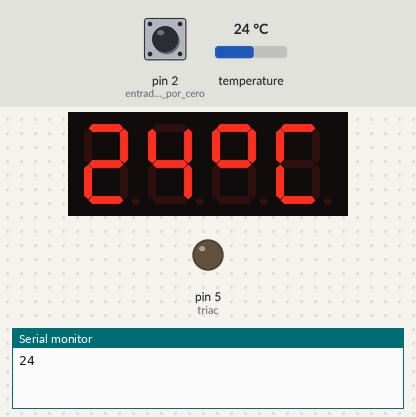
The sketch below on a simulated Arduino Uno, built with avr-gcc and run on an emulated ATmega328P. On the bench: 4-digit seven-segment display, output pins drawn as LEDs (lit = HIGH), the last lines printed to the serial monitor. Inputs (shaded band) come from the test bench; at power-on: temperature 24 °C, pin 2 (entrada_Cruce_por_cero) HIGH.

Above: at 2.3 s.
2.4 s: temperature set to 12 °C
At 3.4 s:
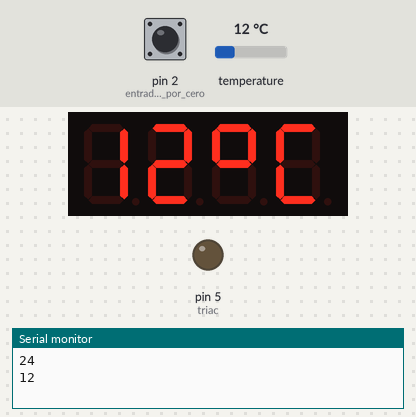
4.2 s: temperature set to 19 °C
At 5.9 s:
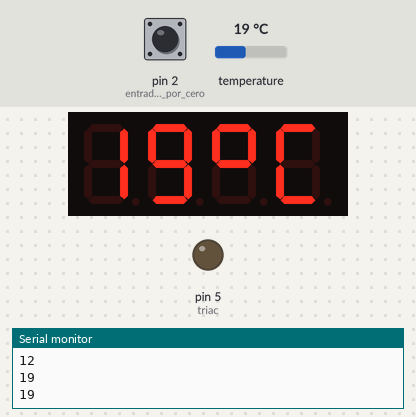
6.2 s: temperature set to 28 °C
At 7.7 s:
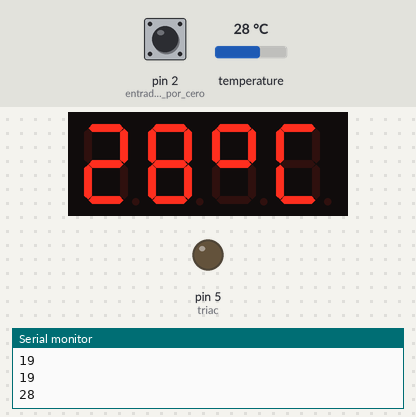
Timing chart, 0 to 9.2 s (numbered marks = the images above; inputs shaded):
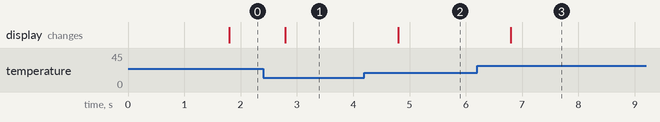

Measured:
- after the input at 2.4 s, the display: changes after 0.40 s (image 1)
- after the input at 4.2 s, the display: changes after 0.60 s (image 2)
- after the input at 6.2 s, the display: changes after 0.60 s (image 3)

The sketch:

fuzzy2.ino
```cpp
#include "TM1637Display.h"
#define triac 5
TM1637Display displayseg(8,9);
#include <OneWire.h>
#include <DallasTemperature.h>

int P;
int numero;
char aux;
String ang_min;
int angulo,ang_salida=100;
int enviado;
unsigned long Tiempo_previo = 0;
unsigned long Tiempo_actual = 0;
int Read_Delay = 1000;     // Periodo de muestreo en milisegundos
int Temperatura = 0;       // Celsius
OneWire oneWireObjeto(10);
DallasTemperature sensorDS18B20(&oneWireObjeto);

// display
const uint8_t celsius[] = {
  SEG_A | SEG_B | SEG_G | SEG_F, // cero volado
  SEG_A | SEG_F | SEG_E | SEG_D // C
};
void setup() {
  Serial.begin(115200);
  pinMode(2, INPUT); //entrada Cruce por cero
  digitalWrite(2, HIGH); // pull up
  pinMode(triac, OUTPUT); //salida controlar angulo o fase PWM
  Serial.setTimeout(50);
  displayseg.setBrightness(7,true);
  displayseg.clear();

}

void loop() {
   attachInterrupt(0, Fase, RISING); //interrupcion se llama la funcion
   Tiempo_actual = millis(); // Tiempo Actual
   if(Serial.available()>0)
    {
      enviado = Serial.parseInt();
      //ang_min= Serial.readString();
      //angulo= ang_min.toInt();
      ang_salida=map(enviado,0,180,0,100);
    }
   if(Tiempo_actual - Tiempo_previo >= Read_Delay){
       Tiempo_previo += Read_Delay;
       sensorDS18B20.requestTemperatures();
       Temperatura = sensorDS18B20.getTempCByIndex(0);     //Lectura del sensor LM35
       Serial.println(Temperatura);
       displayseg.showNumberDec(Temperatura,false,2,0);
       displayseg.setSegments(celsius, 2,2);
   }

}

void Fase()
{
  P= map(ang_salida,100,0,7600,10);//los valores del potenciometro interpolan en grados de 0 a 180 */
  delayMicroseconds(P); //para que el delay sea del orden 8000us cuando el POT sea 5v
  digitalWrite(triac, HIGH);
  delayMicroseconds(200);
  // retraso de 200 uSec en el pulso de salida para encender el triac
  digitalWrite(triac, LOW);
}
```
